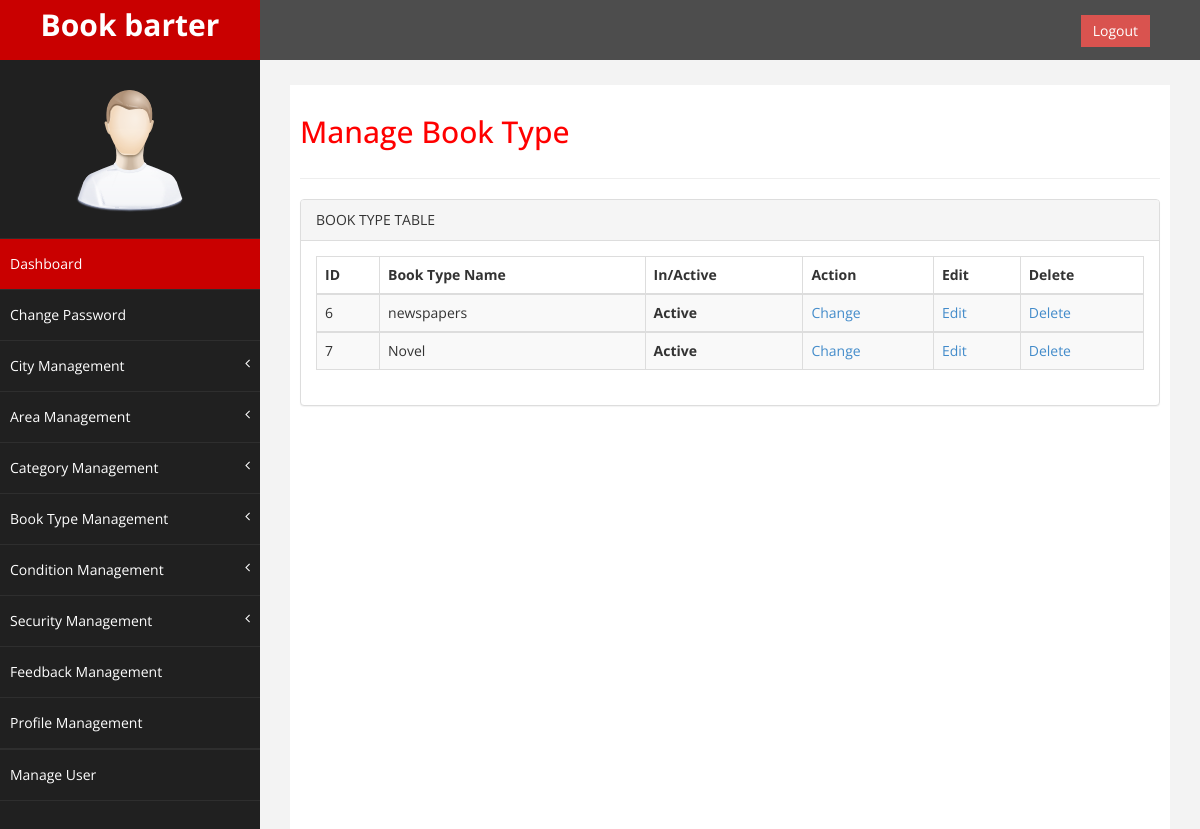
Page /admin/managebooktype.php on the committed database.
### tables this page shows
CREATE TABLE `booktype_table` (
  `id` int(20) NOT NULL,
  `booktype_name` varchar(20) NOT NULL,
  `is_active` int(2) NOT NULL
);

### admin/managebooktype.php (the view, shortened to what this page needs)
<?php
require "common/header.php";
require 'dbconnect.php';
$qry = "SELECT id, booktype_name, is_active FROM booktype_table WHERE is_active!=2";
$rs = mysqli_query($conn,$qry);
?>
    <div id="wrapper">
        <nav class="navbar navbar-default navbar-cls-top " role="navigation" style="margin-bottom: 0">
            <div class="navbar-header">
                <a class="navbar-brand" href="dashboard.php">Book barter</a>
            </div>
  <div style="color: white;
padding: 15px 50px 5px 50px;
float: right;
font-size: 16px;">  <a href="logout.php" class="btn btn-danger square-btn-adjust">Logout</a> </div>
        </nav>
        <?php
  require "common/navigation.php";
?>
        <div id="page-wrapper" >
            <div id="page-inner">
                <div class="row">
                    <div class="col-md-12">
                     <h2>Manage Book Type</h2>
                    </div>
                </div>
                  <hr />
                  <div class="row">
                <div class="col-md-12">
                    <div class="panel panel-default">
                        <div class="panel-heading">
                             BOOK TYPE TABLE
                        </div>
                        <div class="panel-body">
                            <div class="table-responsive">
                                <table class="table table-striped table-bordered table-hover" id="">
                                    <thead>
                                        <tr>
                                            <th>ID</th>
                                            <th>Book Type Name</th>
                                            <th>In/Active</th>
                                            <th>Action</th>
                                            <th>Edit</th>
                                            <th>Delete</th>
                                        </tr>
                                                                </thead>
                            <?php
                            if(mysqli_num_rows($rs) > 0)
                                {
                                    while($row = mysqli_fetch_assoc($rs))
                                    {
                            ?>
                                <tbody>
                                    <tr class="odd gradeX">
                                    <td><?php echo $row['id']; ?></td>
                                    <td><?php echo $row['booktype_name'];?></td>
                                    <th><?php if($row['is_active']==1){echo "Active";}else{echo "Blocked";} ?></th>
                                    <td><a href="actionbooktype.php?id=<?php echo $row['id']; ?>&status=<?php echo $row['is_active']; ?>">Change</a></td>
                                    <td><a href="editbooktype.php?id=<?php echo $row['id']; ?>">Edit</a></td>
                                    <td><a href="deletebooktype.php?id=<?php echo $row['id']; ?>">Delete</a></td>
                                </tr>
                            <?php   }
                                }
                                else
                                {
                                echo "0 Rows Returned!";
                                }
                            ?>
                                    </tbody>
                                </table>
                            </div>
                        </div>
                    </div>
                </div>
            </div>
        </div>
    </div>
    <?php require "common/footer.php"; ?>

### admin/css/custom.css (style rules this page uses)
body { font-family: 'Open Sans', sans-serif; }
#wrapper { width: 100%; background:#202020; }
#page-wrapper { padding: 15px 15px; min-height: 600px; background:#F3F3F3; }
#page-inner { width:100%; margin:10px 20px 10px 0px; background-color:#fff!important; padding:10px; min-height:1200px; }
h2 { color: #f00; }
.square-btn-adjust { border: 0px solid transparent; -webkit-border-radius: 0px; -moz-border-radius: 0px; border-radius: 0px; }
.navbar-cls-top .navbar-brand { color: #fff; background: #C90000; width: 260px; text-align: center; height: 60px; font-size: 30px; font-weight: 700; }
.navbar-cls-top { background:#4D4D4D; border-bottom:none; }
.navbar-default { border:0px solid black; }
.navbar-header { background: #A70303; }
@media (min-width:768px) { #page-wrapper { margin: 0 0 0 260px; padding: 15px 30px; min-height: 1200px; } }
@media (min-width:768px) { .navbar { border-radius: 0px; } }

### rows in the picture
booktype_table: id "6", booktype_name "newspapers", is_active "Active"
booktype_table: id "7", booktype_name "Novel", is_active "Active"
